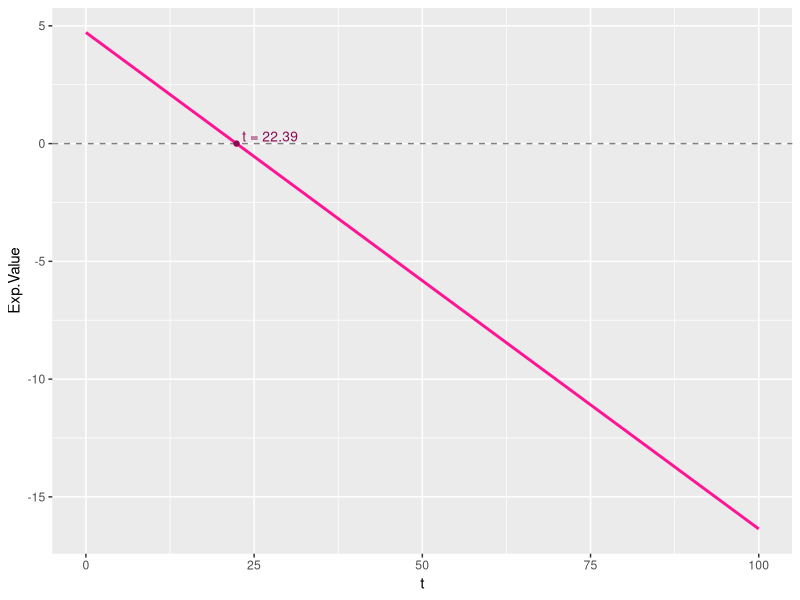

This figure's R source:
## ---- chunk 1
library(tidyverse)
## ---- chunk 2

position <- c("dot", "no_dot", "razorback", "trotter", "snouter", "jowler")

p <- c(.349, .302, .224, .088, .030, .0061)
## ---- chunk 3

#create matrix with joint probabilities
P <- p %*% t(p)

#label the rows and columns
rownames(P) <- position
colnames(P) <- position

#print results
P
## ---- chunk 4
sum(P)
## ---- chunk 5

#points table taken from Wiki entry
PTS <- matrix(c(1,0,5,5,10,15,
                0,1,5,5,10,15,
                5,5,20,10,15,20,
                5,5,10,20,15,20,
                10,10,15,15,40,25,
                15,15,20,20,25,60
                ), nrow = 6, ncol = 6)

#add labels
rownames(PTS) <- position
colnames(PTS) <- position

#print results
PTS
## ---- chunk 6

#create vector for different point outcomes
z <- c(0, 1, 5, 10, 15, 20, 25, 40, 60)

#create vector for corresponding probabilities
p_Z <- c(
         (P[1,2] + P[2,1]),
         (P[1,1] + P[2,2]),
         (P[1,3] + P[1,4] + P[2,3] + P[2,4] + P[3,1] + P[3,2] + P[4,1] +P[4,2]),
         (P[1,5] + P[2,5] + P[3,4] + P[4,3] + P[5,1] +P[5,2]),
         (P[1,6] + P[2,6] + P[3,5] + P[4,5] +P[5,3] + P[5,4] + P[6,1] + P[6,2]),
         (P[3,3] + P[3,6] + P[4,4] + P[4,6] + P[6,3] + P[6,4]),
         (P[5,6] + P[6,5]),
         P[5,5],
         P[6,5]
         )

E_Z <- sum(z*p_Z)

#print result
E_Z
## ---- chunk 7

#create vector of the different starting values of t
t_vec <- 0:100

#calculate different expected values for each starting t
t_exp_val <- (p_Z[1]*-t_vec) + sum(z[2:9] * p_Z[2:9])

#bind the two objects together in order to plot
t_sim <- as_tibble(cbind(t_vec, t_exp_val))

#add labels
names(t_sim) <- c("t", "Exp.Value")

#plot expected value~t-value
t_sim %>% ggplot(aes(x = t, y = Exp.Value)) + geom_smooth(color = "deeppink", method = "loess") +
  geom_hline(yintercept = 0, linetype = "dashed", color = "grey50") +
  annotate(geom = "point", x = 22.38921, y = 0, color = "deeppink4") +
  annotate(geom = "text", x = 22.38921, y = 0, label = "t = 22.39", color = "deeppink4", size = 3.5, hjust= -0.1, vjust= -0.2)
## ---- chunk 8

t <- (sum(z[2:9] *p_Z[2:9]))/p_Z[1]
